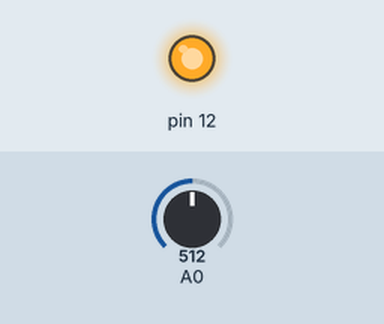
The sketch below on a simulated Arduino Uno, built with avr-gcc and run on an emulated ATmega328P. Shown: output pins drawn as LEDs (lit = HIGH). The test bench sets the inputs (shaded band); at power-on: A0 = 512. What the sketch prints to the serial monitor is not drawn.

Above: at 0.1 s.
Timing chart, 0 to 1.6 s (numbered marks = the images above):
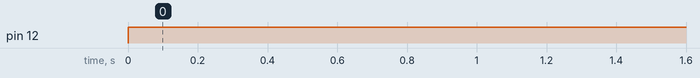

Measured:
- by itself, pin 12: LOW → HIGH at 0.00 s

The sketch:

FootstepAlarm.ino
```cpp
void setup() {pinMode(12,OUTPUT);Serial.begin(9600);}

void loop() {
  Serial.println(analogRead(A0));
  if(analogRead(A0) < 502 || analogRead(A0) > 507) {
    digitalWrite(12,HIGH);
    delay(1000);
  } else {
    digitalWrite(12,LOW);
  }
}
```
